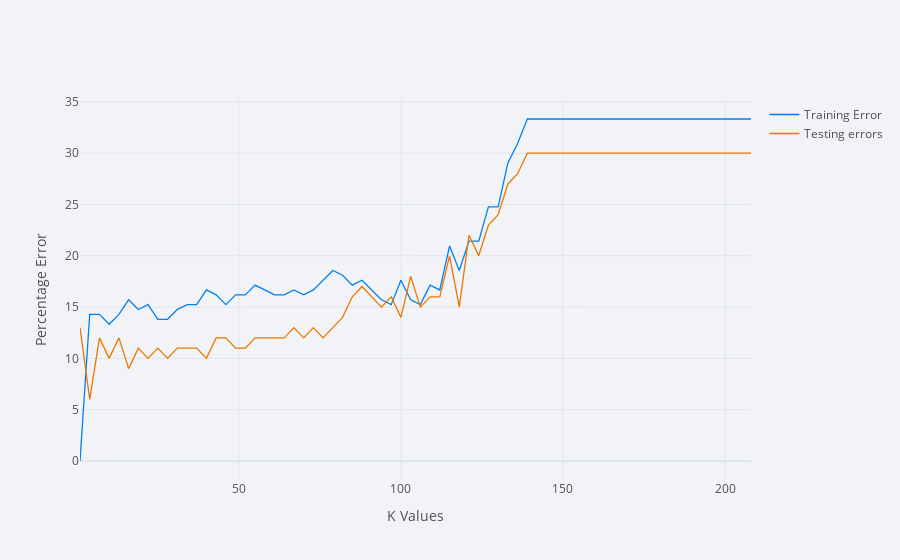

Notebook code cell kept with this figure:
### Code cell
#Dynamic Plot
cf.go_offline()
cf.set_config_file(offline=False, world_readable=True)
df_k_error = pd.DataFrame({'k Values': k_List,'Training Error':Error_train, 'Testing errors':Error_test})
df_k_error.iplot(x='k Values', y=['Training Error','Testing errors'] , xTitle='K Values', yTitle='Percentage Error')

### Figure 1 — Plotly figure (JSON) as saved in the notebook; plotly's stock layout.template omitted (floating-point values rounded to 4 significant figures)
{"data": [{"line": {"color": "rgba(0, 128, 240, 1.0)", "dash": "solid", "shape": "linear", "width": 1.3}, "mode": "lines", "name": "Training Error", "text": "", "type": "scatter", "x": [208, 205, 202, 199, 196, 193, 190, 187, 184, 181, 178, 175, 172, 169, 166, 163, 160, 157, 154, 151, 148, 145, 142, 139, 136, 133, 130, 127, 124, 121, 118, 115, 112, 109, 106, 103, 100, 97, 94, 91, 88, 85, 82, 79, 76, 73, 70, 67, 64, 61, 58, 55, 52, 49, 46, 43, 40, 37, 34, 31, 28, 25, 22, 19, 16, 13, 10, 7, 4, 1], "y": [33.33, 33.33, 33.33, 33.33, 33.33, 33.33, 33.33, 33.33, 33.33, 33.33, 33.33, 33.33, 33.33, 33.33, 33.33, 33.33, 33.33, 33.33, 33.33, 33.33, 33.33, 33.33, 33.33, 33.33, 30.95, 29.05, 24.76, 24.76, 21.43, 21.43, 18.57, 20.95, 16.67, 17.14, 15.24, 15.71, 17.62, 15.24, 15.71, 16.67, 17.62, 17.14, 18.1, 18.57, 17.62, 16.67, 16.19, 16.67, 16.19, 16.19, 16.67, 17.14, 16.19, 16.19, 15.24, 16.19, 16.67, 15.24, 15.24, 14.76, 13.81, 13.81, 15.24, 14.76, 15.71, 14.29, 13.33, 14.29, 14.29, 0]}, {"line": {"color": "rgba(238, 118, 0, 1.0)", "dash": "solid", "shape": "linear", "width": 1.3}, "mode": "lines", "name": "Testing errors", "text": "", "type": "scatter", "x": [208, 205, 202, 199, 196, 193, 190, 187, 184, 181, 178, 175, 172, 169, 166, 163, 160, 157, 154, 151, 148, 145, 142, 139, 136, 133, 130, 127, 124, 121, 118, 115, 112, 109, 106, 103, 100, 97, 94, 91, 88, 85, 82, 79, 76, 73, 70, 67, 64, 61, 58, 55, 52, 49, 46, 43, 40, 37, 34, 31, 28, 25, 22, 19, 16, 13, 10, 7, 4, 1], "y": [30, 30, 30, 30, 30, 30, 30, 30, 30, 30, 30, 30, 30, 30, 30, 30, 30, 30, 30, 30, 30, 30, 30, 30, 28, 27, 24, 23, 20, 22, 15, 20, 16, 16, 15, 18, 14, 16, 15, 16, 17, 16, 14, 13, 12, 13, 12, 13, 12, 12, 12, 12, 11, 11, 12, 12, 10, 11, 11, 11, 10, 11, 10, 11, 9, 12, 10, 12, 6, 13]}], "layout": {"legend": {"bgcolor": "#F2F3F7", "font": {"color": "#505050"}}, "paper_bgcolor": "#F2F3F7", "plot_bgcolor": "#F2F3F7", "title": {"font": {"color": "#484848"}}, "xaxis": {"gridcolor": "#E1E5ED", "showgrid": true, "tickfont": {"color": "#505050"}, "title": {"font": {"color": "#505050"}, "text": "K Values"}, "zerolinecolor": "#E1E5ED"}, "yaxis": {"gridcolor": "#E1E5ED", "showgrid": true, "tickfont": {"color": "#505050"}, "title": {"font": {"color": "#505050"}, "text": "Percentage Error"}, "zerolinecolor": "#E1E5ED"}}}
